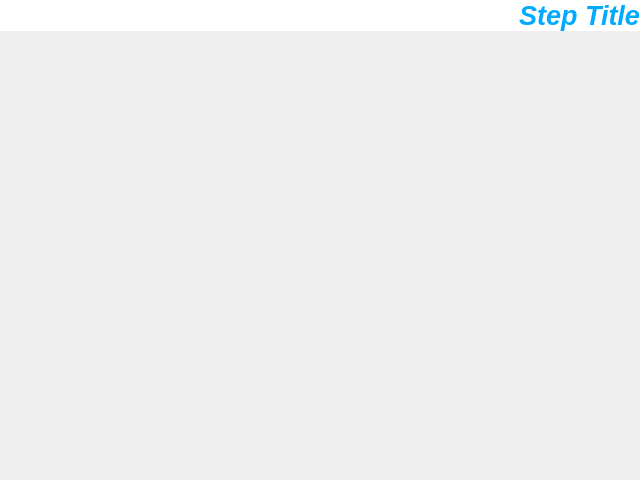
<?xml version="1.0" encoding="UTF-8"?>
<ui version="4.0">
 <class>OobWizardWidget</class>
 <widget class="QWidget" name="OobWizardWidget">
  <property name="geometry">
   <rect>
    <x>0</x>
    <y>0</y>
    <width>640</width>
    <height>480</height>
   </rect>
  </property>
  <property name="windowTitle">
   <string>Bluu</string>
  </property>
  <layout class="QVBoxLayout" name="verticalLayout">
   <property name="spacing">
    <number>0</number>
   </property>
   <property name="margin">
    <number>0</number>
   </property>
   <item>
    <widget class="QLabel" name="titleLabel">
     <property name="palette">
      <palette>
       <active>
        <colorrole role="WindowText">
         <brush brushstyle="SolidPattern">
          <color alpha="255">
           <red>0</red>
           <green>170</green>
           <blue>255</blue>
          </color>
         </brush>
        </colorrole>
        <colorrole role="Base">
         <brush brushstyle="SolidPattern">
          <color alpha="255">
           <red>255</red>
           <green>255</green>
           <blue>255</blue>
          </color>
         </brush>
        </colorrole>
        <colorrole role="Window">
         <brush brushstyle="SolidPattern">
          <color alpha="255">
           <red>255</red>
           <green>255</green>
           <blue>255</blue>
          </color>
         </brush>
        </colorrole>
       </active>
       <inactive>
        <colorrole role="WindowText">
         <brush brushstyle="SolidPattern">
          <color alpha="255">
           <red>0</red>
           <green>170</green>
           <blue>255</blue>
          </color>
         </brush>
        </colorrole>
        <colorrole role="Base">
         <brush brushstyle="SolidPattern">
          <color alpha="255">
           <red>255</red>
           <green>255</green>
           <blue>255</blue>
          </color>
         </brush>
        </colorrole>
        <colorrole role="Window">
         <brush brushstyle="SolidPattern">
          <color alpha="255">
           <red>255</red>
           <green>255</green>
           <blue>255</blue>
          </color>
         </brush>
        </colorrole>
       </inactive>
       <disabled>
        <colorrole role="WindowText">
         <brush brushstyle="SolidPattern">
          <color alpha="255">
           <red>119</red>
           <green>119</green>
           <blue>119</blue>
          </color>
         </brush>
        </colorrole>
        <colorrole role="Base">
         <brush brushstyle="SolidPattern">
          <color alpha="255">
           <red>255</red>
           <green>255</green>
           <blue>255</blue>
          </color>
         </brush>
        </colorrole>
        <colorrole role="Window">
         <brush brushstyle="SolidPattern">
          <color alpha="255">
           <red>255</red>
           <green>255</green>
           <blue>255</blue>
          </color>
         </brush>
        </colorrole>
       </disabled>
      </palette>
     </property>
     <property name="font">
      <font>
       <pointsize>20</pointsize>
       <weight>75</weight>
       <italic>true</italic>
       <bold>true</bold>
      </font>
     </property>
     <property name="autoFillBackground">
      <bool>true</bool>
     </property>
     <property name="text">
      <string>Step Title</string>
     </property>
     <property name="alignment">
      <set>Qt::AlignRight|Qt::AlignTrailing|Qt::AlignVCenter</set>
     </property>
     <property name="margin">
      <number>0</number>
     </property>
    </widget>
   </item>
   <item>
    <widget class="QStackedWidget" name="stackedWidget">
     <property name="currentIndex">
      <number>-1</number>
     </property>
    </widget>
   </item>
  </layout>
 </widget>
 <resources/>
 <connections/>
</ui>
